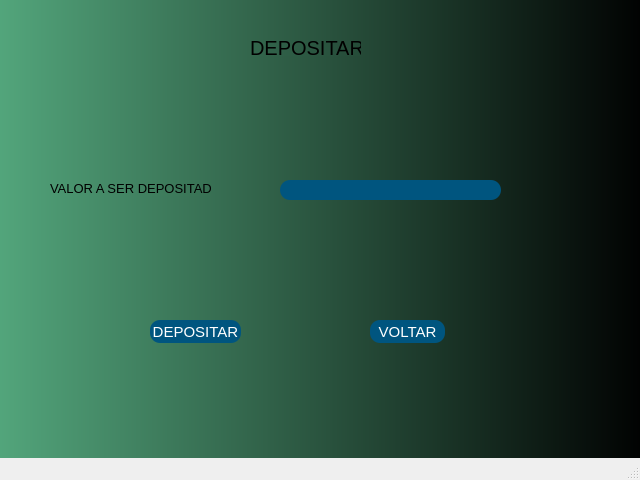
<?xml version="1.0" encoding="UTF-8"?>
<ui version="4.0">
 <class>MainWindow</class>
 <widget class="QMainWindow" name="MainWindow">
  <property name="geometry">
   <rect>
    <x>0</x>
    <y>0</y>
    <width>640</width>
    <height>480</height>
   </rect>
  </property>
  <property name="windowTitle">
   <string>MainWindow</string>
  </property>
  <widget class="QWidget" name="centralwidget">
   <widget class="QFrame" name="frame">
    <property name="geometry">
     <rect>
      <x>-20</x>
      <y>-20</y>
      <width>671</width>
      <height>511</height>
     </rect>
    </property>
    <property name="styleSheet">
     <string notr="true">background-color: qlineargradient(spread:pad, x1:0, y1:0, x2:1, y2:0, stop:0 rgba(85, 170, 127, 255), stop:1 rgba(0, 0, 0, 255));</string>
    </property>
    <property name="frameShape">
     <enum>QFrame::StyledPanel</enum>
    </property>
    <property name="frameShadow">
     <enum>QFrame::Raised</enum>
    </property>
    <widget class="QLabel" name="label">
     <property name="geometry">
      <rect>
       <x>270</x>
       <y>60</y>
       <width>111</width>
       <height>16</height>
      </rect>
     </property>
     <property name="font">
      <font>
       <pointsize>15</pointsize>
      </font>
     </property>
     <property name="styleSheet">
      <string notr="true">background-color:rgba(70, 135, 110, 5);</string>
     </property>
     <property name="text">
      <string>DEPOSITAR</string>
     </property>
    </widget>
    <widget class="QLabel" name="label_2">
     <property name="geometry">
      <rect>
       <x>70</x>
       <y>200</y>
       <width>161</width>
       <height>16</height>
      </rect>
     </property>
     <property name="font">
      <font>
       <pointsize>10</pointsize>
      </font>
     </property>
     <property name="styleSheet">
      <string notr="true">background-color:rgba(70, 135, 110, 5);</string>
     </property>
     <property name="text">
      <string>VALOR A SER DEPOSITADO</string>
     </property>
    </widget>
    <widget class="QLineEdit" name="lineEdit">
     <property name="geometry">
      <rect>
       <x>300</x>
       <y>200</y>
       <width>221</width>
       <height>20</height>
      </rect>
     </property>
     <property name="font">
      <font>
       <pointsize>10</pointsize>
      </font>
     </property>
     <property name="styleSheet">
      <string notr="true">QLineEdit{
background-color: rgb(0, 85, 127);
color: rgb(255, 255, 255);
border-radius:10px

}</string>
     </property>
    </widget>
    <widget class="QPushButton" name="pushButton_2">
     <property name="geometry">
      <rect>
       <x>390</x>
       <y>340</y>
       <width>75</width>
       <height>23</height>
      </rect>
     </property>
     <property name="font">
      <font>
       <pointsize>11</pointsize>
      </font>
     </property>
     <property name="cursor">
      <cursorShape>PointingHandCursor</cursorShape>
     </property>
     <property name="styleSheet">
      <string notr="true">QPushButton{
background-color: rgb(0, 85, 127);
color: rgb(255, 255, 255);
border-radius:10px

}

QPushButton:hover{
	background-color: rgb(255, 255, 255);
	color: rgb(0, 0, 0);
}</string>
     </property>
     <property name="text">
      <string>VOLTAR</string>
     </property>
    </widget>
    <widget class="QPushButton" name="pushButton_3">
     <property name="geometry">
      <rect>
       <x>170</x>
       <y>340</y>
       <width>91</width>
       <height>23</height>
      </rect>
     </property>
     <property name="font">
      <font>
       <pointsize>11</pointsize>
      </font>
     </property>
     <property name="cursor">
      <cursorShape>PointingHandCursor</cursorShape>
     </property>
     <property name="styleSheet">
      <string notr="true">QPushButton{
background-color: rgb(0, 85, 127);
color: rgb(255, 255, 255);
border-radius:10px

}

QPushButton:hover{
	background-color: rgb(255, 255, 255);
	color: rgb(0, 0, 0);
}</string>
     </property>
     <property name="text">
      <string>DEPOSITAR</string>
     </property>
    </widget>
   </widget>
  </widget>
  <widget class="QMenuBar" name="menubar">
   <property name="geometry">
    <rect>
     <x>0</x>
     <y>0</y>
     <width>640</width>
     <height>21</height>
    </rect>
   </property>
  </widget>
  <widget class="QStatusBar" name="statusbar"/>
 </widget>
 <resources/>
 <connections/>
</ui>
